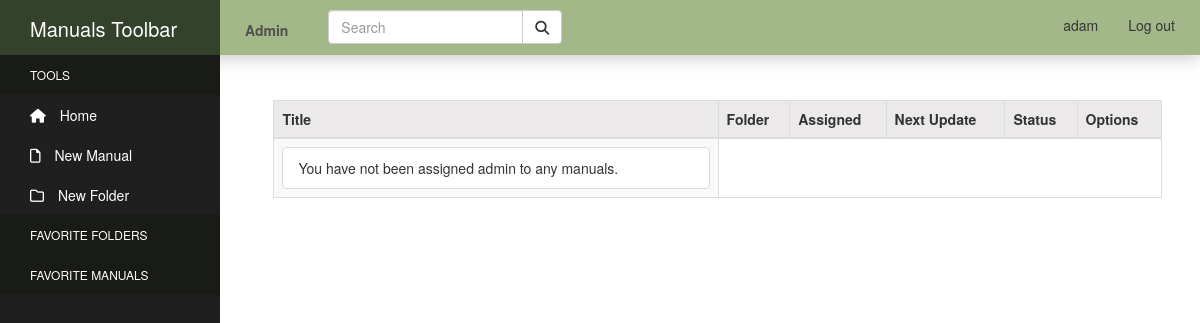
Page /manage/ (signed in) on the earlier database version.
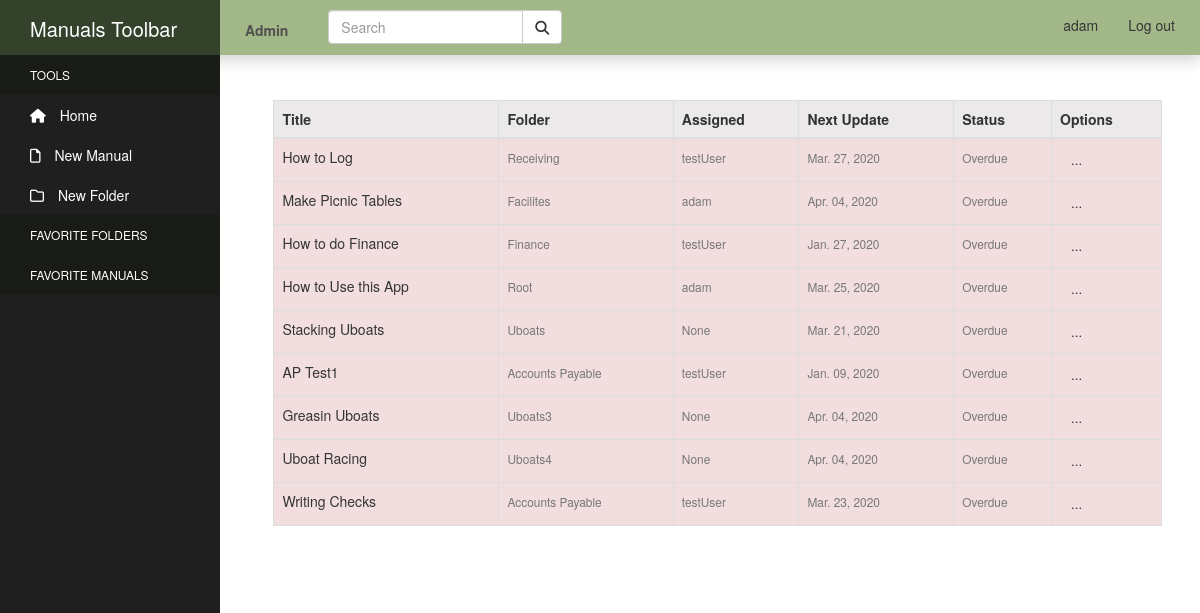
Same page on the later database version.
### manuals/models.py (models this page shows, shortened)
class Manual(models.Model):
    title = models.CharField(max_length=100)
    author = models.ForeignKey(User, related_name='author', null=True, on_delete=models.SET_NULL)
    content = models.TextField()
    tags = models.CharField(max_length=150, blank=True, null=True)
    pub_date = models.DateTimeField('Date Published', auto_now_add=True)
    admin = models.ManyToManyField(User, related_name='admin_of')
    department = models.ForeignKey(Department, related_name='manual_set', null=True, on_delete=models.SET_NULL)
    last_update = models.DateTimeField('Last Update', null=True, auto_now=True)
    last_update_by = models.ForeignKey(User, related_name='updated_by', null=True, on_delete=models.SET_NULL)
    next_update = models.DateTimeField('Next Update Due', null=True)
    update_assigned_to = models.ForeignKey(User, related_name='assigned_to', blank=True, null=True, on_delete=models.SET_NULL)
    is_archived = models.BooleanField('Archived', default=False)
    folder = TreeForeignKey(
    'Directory',
    default=1,
    related_name='manuals',
    on_delete=models.CASCADE
    )
    def update_status(self):
        now = timezone.now()
        status = [
            'up_to_date',
            'due_soon',
            'overdue'
        ]
        if self.next_update - now >= datetime.timedelta(weeks=2):
            return status[0]
        elif self.next_update - now <= datetime.timedelta(days=0):
            return status[2]
        else:
            return status[1]

class Directory(MPTTModel):
    name = models.CharField(max_length=50, unique=True)
    created_by = models.ForeignKey(User, null=True, on_delete=models.SET_NULL)
    parent = TreeForeignKey(
    'self',
    null=True,
    blank=True,
    related_name='children',
    on_delete=models.CASCADE
    )
    class MPTTMeta:
        order_insertion_by: ['name']
    class Meta:
        verbose_name = 'Directory'
        verbose_name_plural = 'Directories'
    def __str__(self):
        return self.name

### manuals/views.py (the view)
# urls.py: path('manage/', views.manage, name='manage' ),
@login_required
def manage(request):
    current_user = request.user
    admin_of = current_user.admin_of.all()
    context = {'admin_of': admin_of}
    return render(request, 'manuals/manage.html', context)

### manuals_site/my_processors/my_context.py (called while the page is built)
def custom_message_processor(request):
    messages = []
    uniq_messages = []
    for m in get_messages(request):
        if m.message not in messages:
            messages.append(m.message)
            uniq_messages.append(m)
    return {'messages': uniq_messages}

### manuals/templates/manuals/manage.html (shortened to what this page needs)
{% extends "manuals/header.html" %}
{% block content %}
  <link rel="stylesheet" href="https://cdn.jsdelivr.net/npm/flatpickr/dist/flatpickr.min.css">
  <div class="content-section">
        <table id="admin-table" class="table table-striped table-hover table-bordered">
          <thead class="admin-head">
            <tr class="sticky-header">
              <th class="admin-col">Title</th>
              <th>Folder</th>
              <th>Assigned</th>
              <th>Next Update</th>
              <th>Status</th>
              <th>Options</th>
            </tr>
          </thead>
          <tbody class="admin-body">
          {% if admin_of %}
            {% for manual in admin_of %}
              {% if manual.update_status == "due_soon" %}
                <tr class="warning">
                  <td class="admin-col">
                    <a href="{% url 'manual-detail' manual.id %}">{{ manual.title }}</a></td>
              {% elif manual.update_status == "overdue" %}
                <tr class="danger">
                  <td class="admin-col">
                    <a href="{% url 'manual-detail' manual.id %}">{{ manual.title }}</a></td>
              {% else %}
                <tr>
                  <td class="admin-col">
                    <a href="{% url 'manual-detail' manual.id %}">{{ manual.title }}</a></td>
              {% endif %}
                  <td><small class="text-muted">{{ manual.folder }}</small></td>
                  <td><small class="text-muted">{{ manual.update_assigned_to }}</small></td>
                  <td><small class="text-muted">{{ manual.next_update|date:"M. d, Y"  }}</small></td>
                  {% if manual.update_status == "due_soon" %}
                    <td><small class="text-muted">Due soon</small></td>
                  {% elif manual.update_status == "overdue" %}
                    <td><small class="text-muted">Overdue</small></td>
                  {% else %}
                    <td><small class="text-muted">Up to date</small></td>
                  {% endif %}
                    <td class="admin-option">
                      <div class="file-dropdown">
                        <a class="btn btn-sm btn-drop" href="#">...</a>
                      </div>
                    </td>
                </tr>
            {% endfor %}
            {% else %}
            <tr><td>
              <li class="list-group-item">You have not been assigned admin to any manuals.</li>
            </td></tr>
          {% endif %}
          </tbody>
        </table>
  </div>
{% endblock %}

Differences in the rows shown:
now on this page (row edited): Manual: title "How to Log", folder "Receiving", update_assigned_to "testUser", next_update "Mar. 27, 2020", shows "Overdue"
now on this page (row edited): Manual: title "Make Picnic Tables", folder "Facilites", update_assigned_to "adam", next_update "Apr. 04, 2020", shows "Overdue"
now on this page (row edited): Manual: title "How to do Finance", folder "Finance", update_assigned_to "testUser", next_update "Jan. 27, 2020", shows "Overdue"
now on this page (row edited): Manual: title "How to Use this App", folder "Root", update_assigned_to "adam", next_update "Mar. 25, 2020", shows "Overdue"
now on this page (row edited): Manual: title "Stacking Uboats", folder "Uboats", update_assigned_to "None", next_update "Mar. 21, 2020", shows "Overdue"
now on this page (row edited): Manual: title "AP Test1", folder "Accounts Payable", update_assigned_to "testUser", next_update "Jan. 09, 2020", shows "Overdue"
added Manual: title "Greasin Uboats", folder "Uboats3", update_assigned_to "None", next_update "Apr. 04, 2020", shows "Overdue"
added Manual: title "Uboat Racing", folder "Uboats4", update_assigned_to "None", next_update "Apr. 04, 2020", shows "Overdue"
now on this page (row edited): Manual: title "Writing Checks", folder "Accounts Payable", update_assigned_to "testUser", next_update "Mar. 23, 2020", shows "Overdue"
Other differences:
text no longer shown: "You have not been assigned admin to any manuals."
